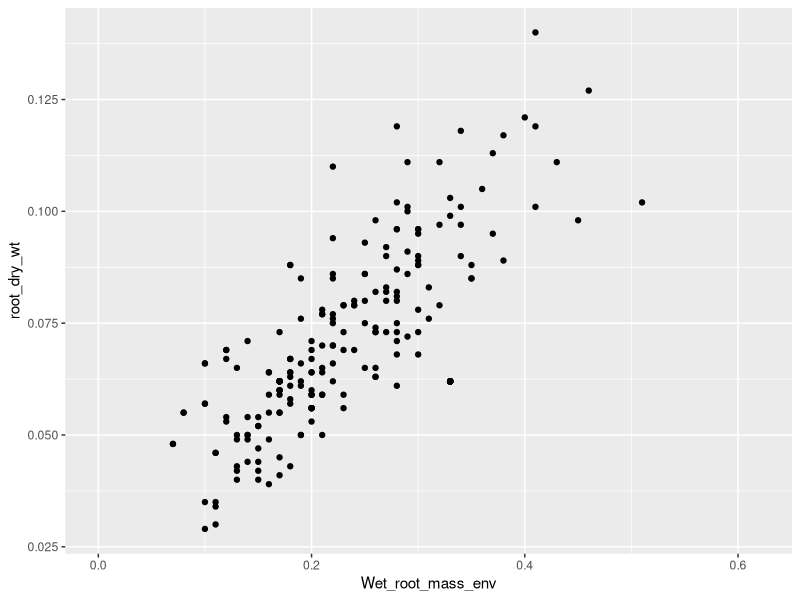
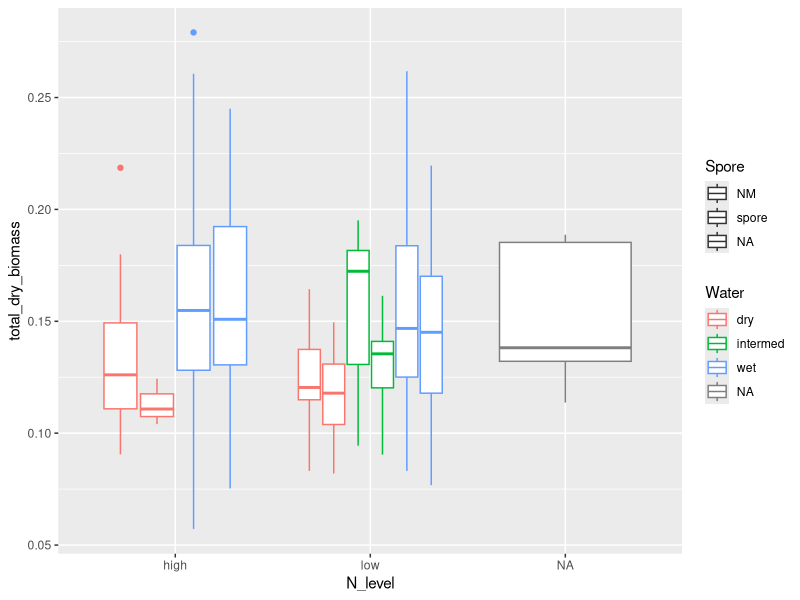
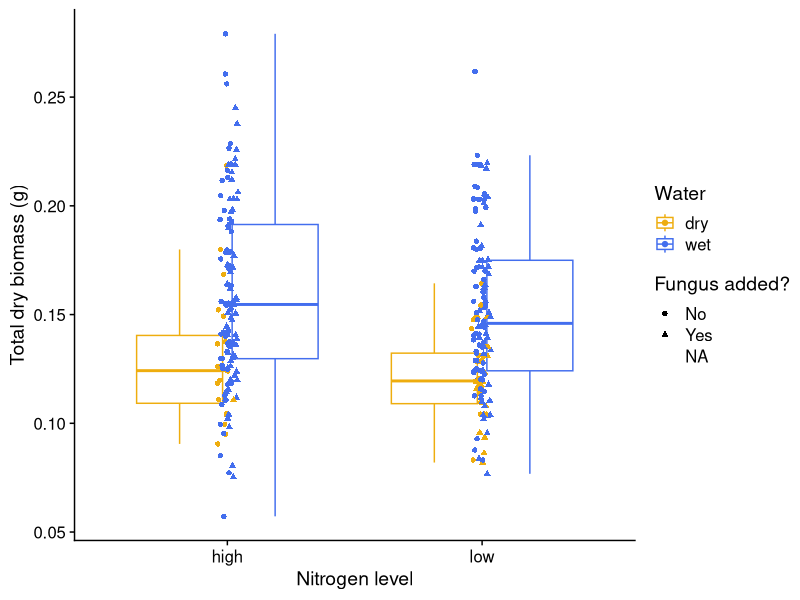

R code for these plots, in order:
# Biomass

library(tidyverse)
library(readxl)
library(cowplot)

WET_TO_DRY_CONVERSION = 0.172933

shoot_mass = read_csv("data/Suillus shoot data - Sheet1.csv")
root_mass = read_csv("data/Suillus root data - Sheet1.csv")
harvest_data = read_csv("data/harvest_data_with_moisture_and_treatments.csv")

shoot_mass = rename(shoot_mass, Plant_ID = ID)
root_mass = rename(root_mass, Plant_ID = ID)

everything = left_join(harvest_data, shoot_mass)
everything = left_join(everything, root_mass)

# Build a model to compute dry mass from wet root mass
# First, calculate total wet root mass

everything = mutate(everything, total_wet_roots = Wet_root_mass_env + Wet_root_mass_frozen)

for (i in 1:nrow(everything)) {
  if (is.na(everything$total_wet_roots[i]) == TRUE) {
    everything$total_wet_roots[i] = everything$Wet_root_mass_total[i]
  }
}

# Omit RS248, it was dead and is more than twice as big in dry weigh as any of the others.
# Might have been misweighed?
formodel = everything[everything$Plant_ID != "RS248",]

massmodel = lm(root_dry_wt ~ Wet_root_mass_env, data = formodel)
summary(massmodel)
# Not an awesome model -- R^2 is 0.5289. But, it is significant.
# Let's use this correction factor from the model slope: 0.172933

ggplot(data = formodel) +
  geom_point(aes(x = Wet_root_mass_env, y = root_dry_wt))

everything = mutate(everything, 
                    total_root_dry_cal = total_wet_roots * WET_TO_DRY_CONVERSION) %>%
  mutate(total_dry_biomass = total_root_dry_cal + shoot_dry_wt)

usefuldata = select(everything, Plant_ID, total_root_dry_cal, shoot_dry_wt, total_dry_biomass)
write_csv(usefuldata, "data/processed_biomass_data.csv")

ggplot(data = everything) +
  geom_boxplot(aes(x = N_level,
                 y = total_dry_biomass,
                 color = Water,
                 shape = Spore))

ggplot(data = subset(everything, Water != "intermed")) +
  theme_cowplot() +
  geom_boxplot(outlier.alpha = 0,
               aes(x = N_level, 
                   y = total_dry_biomass,
               color = Water)) +
  geom_point(position = position_jitterdodge(dodge.width = .05,
                                             jitter.width = 0.05),
             aes(x = N_level, 
                 y = total_dry_biomass,
                 shape = Spore,
                 color = Water)) +
  ylab("Total dry biomass (g)") +
  xlab("Nitrogen level") +
  scale_shape_discrete(name = "Fungus added?", labels = c("No", "Yes"))+
  scale_color_manual(values = c("darkgoldenrod2", "royalblue2"))

